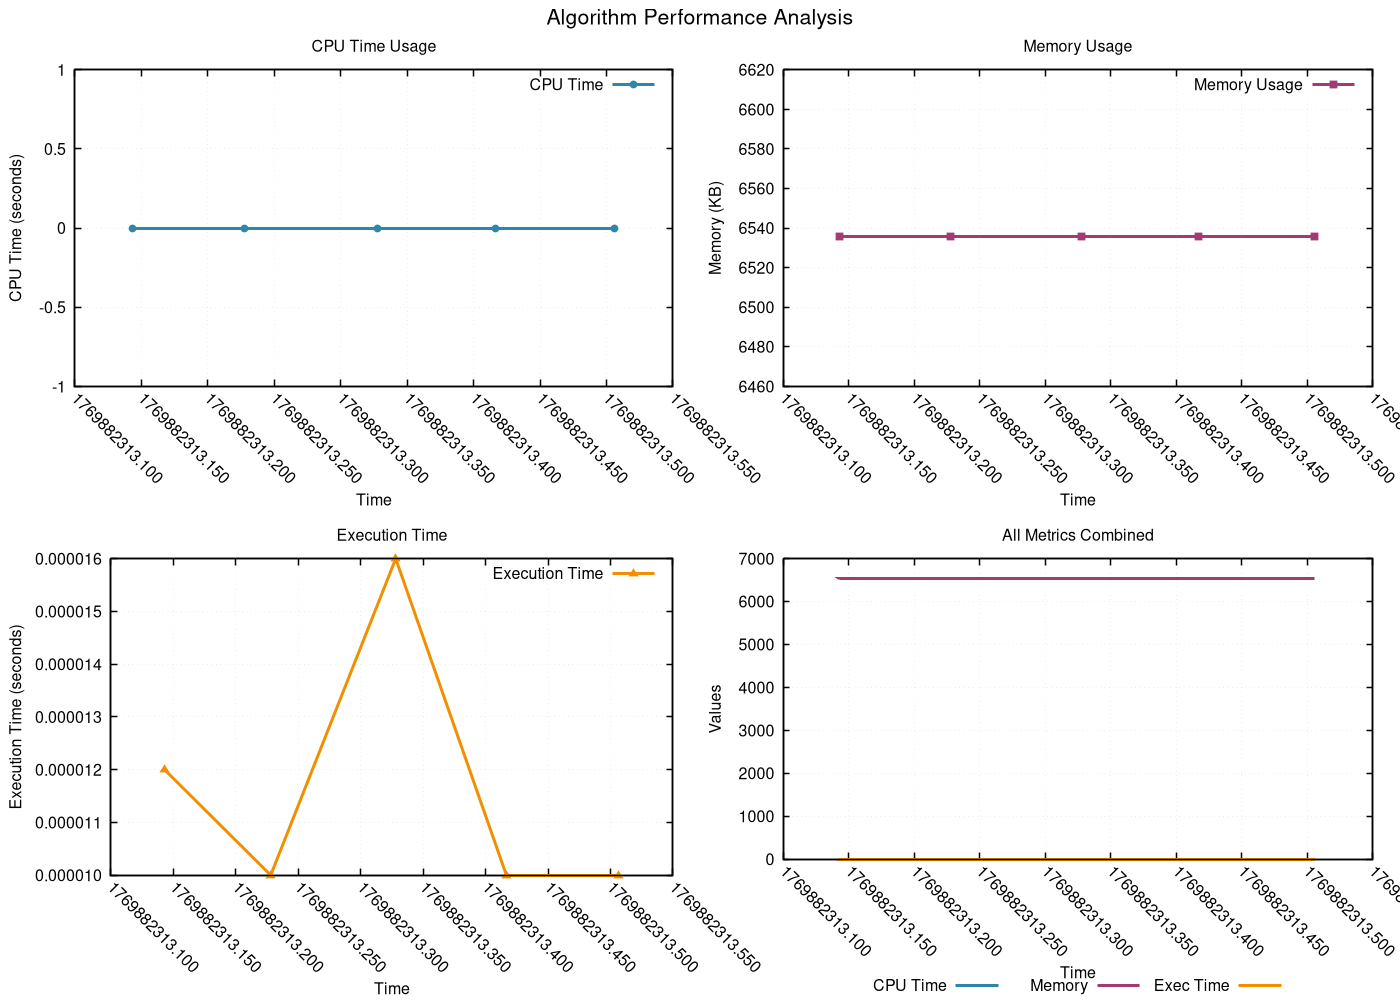

Recreate this plot in gnuplot.
# GNUplot script for resource monitoring
set terminal pngcairo enhanced font 'Helvetica,12' size 1400,1000
set output 'png/binary_search_20260131_225833.png'

set multiplot layout 2,2 title 'Algorithm Performance Analysis' font 'Helvetica,16'
set style line 1 lc rgb '#2E86AB' lt 1 lw 3 pt 7 ps 0.8
set style line 2 lc rgb '#A23B72' lt 1 lw 3 pt 5 ps 0.8
set style line 3 lc rgb '#F18F01' lt 1 lw 3 pt 9 ps 0.8
set style line 4 lc rgb '#F19C79' lt 1 lw 3 pt 11 ps 0.8
set style line 5 lc rgb '#0ABB9F' lt 1 lw 3 pt 13 ps 0.8

set format x "%.3f"
set xtics rotate by -45
set autoscale x

set title 'CPU Time Usage'
set xlabel 'Time'
set ylabel 'CPU Time (seconds)'
set grid linestyle 1 lc rgb '#D3D3D3' lt 0 lw 1
set border linewidth 1.5
plot 'png/binary_search_20260131_225833.dat' using 1:2 with linespoints ls 1 title 'CPU Time'
set title 'Memory Usage'
set xlabel 'Time'
set ylabel 'Memory (KB)'
set grid linestyle 1 lc rgb '#D3D3D3' lt 0 lw 1
set border linewidth 1.5
plot 'png/binary_search_20260131_225833.dat' using 1:3 with linespoints ls 2 title 'Memory Usage'
set title 'Execution Time'
set xlabel 'Time'
set ylabel 'Execution Time (seconds)'
set grid linestyle 1 lc rgb '#D3D3D3' lt 0 lw 1
set border linewidth 1.5
plot 'png/binary_search_20260131_225833.dat' using 1:4 with linespoints ls 3 title 'Execution Time'
set title 'All Metrics Combined'
set xlabel 'Time'
set ylabel 'Values'
set grid linestyle 1 lc rgb '#D3D3D3' lt 0 lw 1
set border linewidth 1.5
set key outside center bottom horizontal
plot 'png/binary_search_20260131_225833.dat' using 1:2 with lines ls 1 title 'CPU Time', \
     'png/binary_search_20260131_225833.dat' using 1:3 with lines ls 2 title 'Memory', \
     'png/binary_search_20260131_225833.dat' using 1:4 with lines ls 3 title 'Exec Time'
unset multiplot
